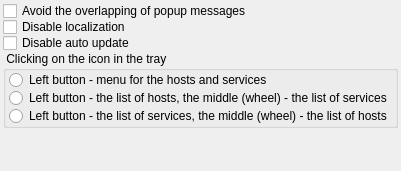
     <widget class="QWidget" name="tabCommonMain">
      <attribute name="title">
       <string>General settings</string>
      </attribute>
      <layout class="QVBoxLayout" name="verticalLayout_18">
       <property name="spacing">
        <number>0</number>
       </property>
       <property name="margin">
        <number>3</number>
       </property>
       <item>
        <widget class="QCheckBox" name="cbAvoidOverlapMsgs">
         <property name="maximumSize">
          <size>
           <width>16777215</width>
           <height>16</height>
          </size>
         </property>
         <property name="text">
          <string>Avoid the overlapping of popup messages</string>
         </property>
        </widget>
       </item>
       <item>
        <widget class="QCheckBox" name="cbDisableLocalization">
         <property name="maximumSize">
          <size>
           <width>16777215</width>
           <height>16</height>
          </size>
         </property>
         <property name="text">
          <string>Disable localization</string>
         </property>
        </widget>
       </item>
       <item>
        <widget class="QCheckBox" name="cbDisableAutoUpdate">
         <property name="maximumSize">
          <size>
           <width>16777215</width>
           <height>16</height>
          </size>
         </property>
         <property name="text">
          <string>Disable auto update</string>
         </property>
        </widget>
       </item>
       <item>
        <widget class="QGroupBox" name="grBoxTrayClick">
         <property name="sizePolicy">
          <sizepolicy hsizetype="Preferred" vsizetype="Minimum">
           <horstretch>0</horstretch>
           <verstretch>0</verstretch>
          </sizepolicy>
         </property>
         <property name="title">
          <string> Clicking on the icon in the tray </string>
         </property>
         <layout class="QVBoxLayout" name="verticalLayout_11">
          <property name="spacing">
           <number>0</number>
          </property>
          <property name="leftMargin">
           <number>3</number>
          </property>
          <property name="topMargin">
           <number>0</number>
          </property>
          <property name="rightMargin">
           <number>3</number>
          </property>
          <property name="bottomMargin">
           <number>0</number>
          </property>
          <item>
           <widget class="QRadioButton" name="rbHostsAndSrvcsOnLMK">
            <property name="maximumSize">
             <size>
              <width>16777215</width>
              <height>18</height>
             </size>
            </property>
            <property name="text">
             <string>Left button - menu for the hosts and services</string>
            </property>
           </widget>
          </item>
          <item>
           <widget class="QRadioButton" name="rbHostOnLMK">
            <property name="maximumSize">
             <size>
              <width>16777215</width>
              <height>18</height>
             </size>
            </property>
            <property name="text">
             <string>Left button - the list of hosts, the middle (wheel) - the list of services</string>
            </property>
           </widget>
          </item>
          <item>
           <widget class="QRadioButton" name="rbSrvcsOnLMK">
            <property name="maximumSize">
             <size>
              <width>16777215</width>
              <height>18</height>
             </size>
            </property>
            <property name="text">
             <string>Left button - the list of services, the middle (wheel) - the list of hosts</string>
            </property>
           </widget>
          </item>
         </layout>
        </widget>
       </item>
       <item>
        <spacer name="verticalSpacer_8">
         <property name="orientation">
          <enum>Qt::Vertical</enum>
         </property>
         <property name="sizeHint" stdset="0">
          <size>
           <width>20</width>
           <height>40</height>
          </size>
         </property>
        </spacer>
       </item>
      </layout>
     </widget>
